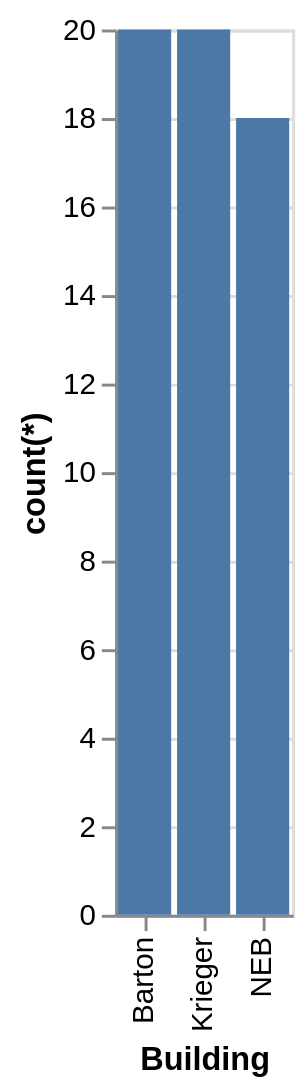

Describe this chart as a Vega-Lite specification.
### Vega-Lite specification from a JSON file in a GitHub repository (floating-point values rounded to 4 significant figures)
{"data": {"values": [{"x_data": "Barton", "y_data": 20}, {"x_data": "Krieger", "y_data": 20}, {"x_data": "NEB", "y_data": 18}]}, "mark": "bar", "encoding": {"x": {"field": "x_data", "type": "nominal", "title": "Building", "sort": "ascending"}, "y": {"field": "y_data", "type": "quantitative", "title": "count(*)"}}}
